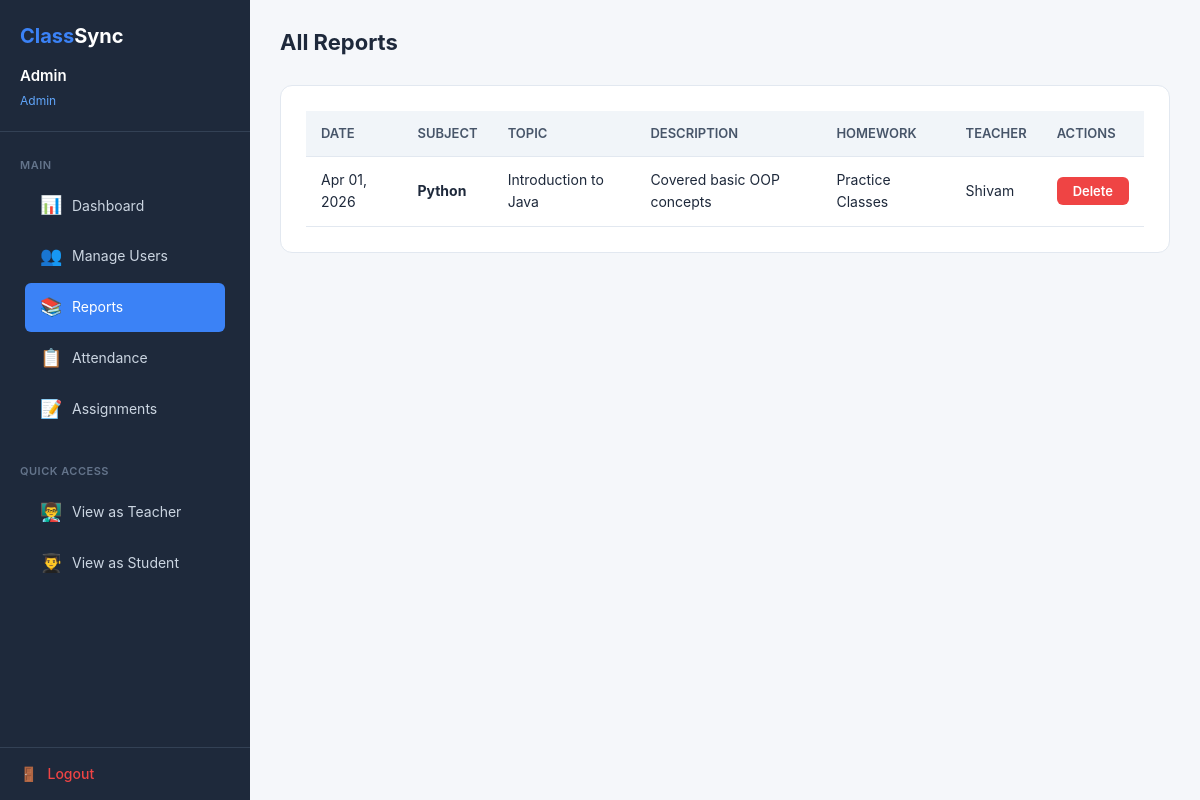
The app's page /admin/manage_reports.php (signed in) with its own data.
### tables this page shows
CREATE TABLE IF NOT EXISTS reports (
    report_id INT AUTO_INCREMENT PRIMARY KEY,
    teacher_id INT NOT NULL,
    subject_id INT NOT NULL,
    course_id INT NOT NULL,
    year VARCHAR(20) NOT NULL,
    section_id INT NOT NULL,
    topic VARCHAR(200) NOT NULL,
    description TEXT,
    homework TEXT,
    date DATE NOT NULL,
    created_at TIMESTAMP DEFAULT CURRENT_TIMESTAMP,
    FOREIGN KEY (teacher_id) REFERENCES users(id) ON DELETE CASCADE,
    FOREIGN KEY (subject_id) REFERENCES course_subjects(id) ON DELETE CASCADE,
    FOREIGN KEY (course_id) REFERENCES courses(course_id) ON DELETE CASCADE,
    FOREIGN KEY (section_id) REFERENCES sections(section_id) ON DELETE CASCADE
);

CREATE TABLE IF NOT EXISTS course_subjects (
    id INT AUTO_INCREMENT PRIMARY KEY,
    course_id INT NOT NULL,
    subject_name VARCHAR(100) NOT NULL,
    FOREIGN KEY (course_id) REFERENCES courses(course_id) ON DELETE CASCADE,
    UNIQUE KEY unique_course_subject (course_id, subject_name)
);

CREATE TABLE IF NOT EXISTS users (
    id INT AUTO_INCREMENT PRIMARY KEY,
    name VARCHAR(100) NOT NULL,
    email VARCHAR(100) NOT NULL UNIQUE,
    password VARCHAR(255) NOT NULL,
    role ENUM('admin', 'teacher', 'student') NOT NULL,
    registration_number VARCHAR(20) UNIQUE,
     
    course_id INT NULL,
    year VARCHAR(20) NULL,
    section_id INT NULL,
     
    department VARCHAR(100) NULL,
    teacher_course_id INT NULL,
    subject_id INT NULL,
    created_at TIMESTAMP DEFAULT CURRENT_TIMESTAMP,
    FOREIGN KEY (course_id) REFERENCES courses(course_id) ON DELETE SET NULL,
    FOREIGN KEY (teacher_course_id) REFERENCES courses(course_id) ON DELETE SET NULL,
    FOREIGN KEY (section_id) REFERENCES sections(section_id) ON DELETE SET NULL
);

### admin/manage_reports.php (the view, shortened to what this page needs)
<?php
require_once '../config/database.php';
$reports = $conn->query("
    SELECT r.*, u.name as teacher_name, s.subject_name
    FROM reports r
    JOIN users u ON r.teacher_id = u.id
    JOIN course_subjects s ON r.subject_id = s.id
    ORDER BY r.date DESC
");
?>
<!DOCTYPE html>
<html lang="en">
<head>
    <link rel="stylesheet" href="/ClassSync/assets/css/style.css">
    <link rel="stylesheet" href="/ClassSync/assets/css/dashboard.css">
</head>
<body>
    <div class="dashboard-page">
        <?php include '../includes/sidebar.php'; ?>
        <div class="main-content">
            <div class="top-bar">
                <div>
                    <h1>All Reports</h1>
                </div>
            </div>
            <div class="card">
                <?php if ($reports->num_rows > 0): ?>
                <div class="table-responsive">
                    <table>
                        <thead>
                            <tr>
                                <th>Date</th>
                                <th>Subject</th>
                                <th>Topic</th>
                                <th>Description</th>
                                <th>Homework</th>
                                <th>Teacher</th>
                                <th>Actions</th>
                            </tr>
                        </thead>
                        <tbody>
                            <?php while ($r = $reports->fetch_assoc()): ?>
                            <tr>
                                <td><?php echo date('M d, Y', strtotime($r['date'])); ?></td>
                                <td><strong><?php echo htmlspecialchars($r['subject_name']); ?></strong></td>
                                <td><?php echo htmlspecialchars($r['topic']); ?></td>
                                <td><?php echo htmlspecialchars(substr($r['description'], 0, 80)) . (strlen($r['description']) > 80 ? '...' : ''); ?></td>
                                <td><?php echo htmlspecialchars(substr($r['homework'], 0, 60)) . (strlen($r['homework']) > 60 ? '...' : ''); ?></td>
                                <td><?php echo htmlspecialchars($r['teacher_name']); ?></td>
                                <td>
                                    <form method="POST" action="/ClassSync/actions/report_action.php" style="display:inline;" onsubmit="return confirmDelete('Delete this report?')">
                                        <button type="submit" class="btn btn-red btn-sm">Delete</button>
                                    </form>
                                </td>
                            </tr>
                            <?php endwhile; ?>
                        </tbody>
                    </table>
                </div>
                <?php endif; ?>
            </div>
        </div>
    </div>
</body>
</html>

### assets/css/style.css (style rules this page uses)
* { margin: 0; padding: 0; box-sizing: border-box; }
body { font-family: 'Inter', 'Segoe UI', Tahoma, Geneva, Verdana, sans-serif; line-height: 1.6; color: #1e293b; background-color: #f8fafc; -webkit-font-smoothing: antialiased; }
.btn { display: inline-flex; align-items: center; gap: 8px; padding: 13px 30px; border-radius: 10px; font-size: 15px; font-weight: 600; cursor: pointer; border: none; transition: all 0.3s ease; font-family: 'Inter', sans-serif; }
.btn-red { background: #ef4444; color: #fff; }
.btn-sm { padding: 6px 16px; font-size: 13px; border-radius: 6px; }
.card { background: #fff; border-radius: 12px; border: 1px solid #e2e8f0; padding: 25px; margin-bottom: 20px; }
.table-responsive { overflow-x: auto; }
table { width: 100%; border-collapse: collapse; font-size: 14px; }
table thead { background: #f1f5f9; }
table th, table td { padding: 12px 15px; text-align: left; border-bottom: 1px solid #e2e8f0; }
table th { font-weight: 600; color: #475569; font-size: 13px; text-transform: uppercase; }

### assets/css/dashboard.css (style rules this page uses)
.dashboard-page { display: flex; min-height: 100vh; }
.main-content { flex: 1; margin-left: 250px; padding: 25px 30px; background: #f5f7fa; min-height: 100vh; }
.top-bar { display: flex; justify-content: space-between; align-items: center; margin-bottom: 25px; }
.top-bar h1 { font-size: 22px; font-weight: 700; color: #1e293b; }

### records on screen
reports: date "Apr 01, 2026", subject.subject_name "Python", topic "Introduction to Java", description "Covered basic OOP concepts", homework "Practice Classes", teacher.name "Shivam"

### other values on screen
$user['name'] "Admin"
$user['role'] "Admin"
